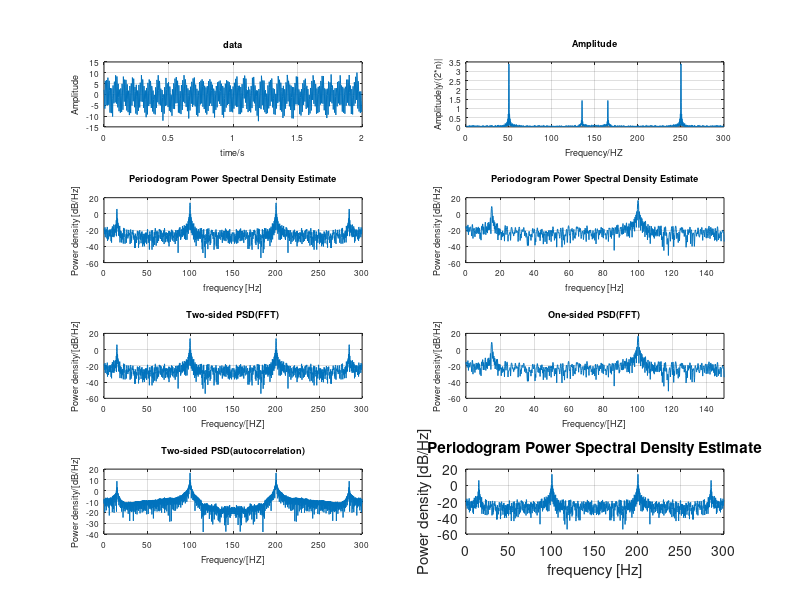

This figure's MATLAB source:
%%% 功率谱能量谱
clf
clear
%if strfind(version,'R')==[]
%  pkg load signal % 在Octave中需要先载入signal模块才能使用boxcar
%end
randn('seed',1)
S = @(t) 3*sin(2*pi*15*t-pi/5) ...
    + 7*cos(2*pi*100*t-pi/4)+randn(size(t)); % 信号函数
fs = 300;  % 采样频率
n = 600;   % 采样点数
t = (0:n-1)/fs;    % 样本数据的时间范围
x = S(t);         % 样本数据
nfft=2048;
df = fs/nfft;     % 频率增量
x_fft = fft(x,nfft);
fx = (0:nfft-1)*df;

figure(1)
% 绘制信号及FFT结果
subplot(421)
plot(t,x,'linewidth',0.5)
title('data')
xlabel('time/s');
ylabel('Amplitude');
set(gca,'fontsize',6)
grid
subplot(422);
plot(fx,abs(fftshift(x_fft))/n);
title('Amplitude')
xlabel('Frequency/HZ');
ylabel('Amplitude|y/(2*n)|');
set(gca,'fontsize',6)
grid

%#########################
% 使用周期图函数计算功率谱
subplot(423)
window = boxcar(length(x));  %矩形窗
% 双边
periodogram(x,window,nfft,fs,'twosided'); % 'onesided' | 'twosided' 
set(gca,'fontsize',6)
subplot(424)
% 单边
periodogram(x,window,nfft,fs); % 默认是单边谱
set(gca,'fontsize',6)
xlim([0,max(fx/2)])

%#########################
% 使用fft结果计算
% 为了与periodogram函数的输出结果相同，使用w/hz,
% 取10倍的对数后即为dB/Hz
psd_fft = abs(x_fft).^2/(n*fs); % 以w/Hz表示
% psd_fft = abs(x_fft).^2/(n); % 以w表示
% abs(x_fft).^2 == x_fft.*conj(x_fft)

subplot(425)
plot(fx,10*log10(psd_fft))
title('Two-sided PSD(FFT)')
xlabel('Frequency/[HZ]');
ylabel('Power density/[dB/Hz]');
set(gca,'fontsize',6)
grid
subplot(426)
psd_fft_one = psd_fft(1:nfft/2+1);
% 为了保持总功率不变，将同时在两组（正频率和负频率）中出现的所有频率乘以因子 2。
psd_fft_one(2:end-1) = 2*psd_fft_one(2:end-1);
plot(fx(1:nfft/2+1),10*log10(psd_fft_one));
title('One-sided PSD(FFT)')
xlabel('Frequency/[HZ]');
ylabel('Power density/[dB/Hz]');
xlim([0,max(fx/2)])
set(gca,'fontsize',6)
grid

%%#########################
%% 自相关法
%subplot(427)
%cx = xcorr(x,'unbiased');
%cx_fft = fft(cx,nfft);
%cx_psd = abs(cx_fft)/fs;
%plot(10*log10(cx_psd))
%title('Two-sided PSD(autocorrelation)')
%xlabel('Frequency/[HZ]');
%ylabel('Power density/[dB/Hz]');
%set(gca,'fontsize',6)
%grid
%subplot(428)
%cx_psd_one = cx_psd(1:nfft/2+1);
%cx_psd_one(2:end-1) = 2*cx_psd_one(2:end-1);
%plot(fx(1:nfft/2+1),10*log10(cx_psd_one))
%title('One-sided PSD(autocorrelation)')
%xlabel('Frequency/[HZ]');
%ylabel('Power density/[dB/Hz]');
%xlim([0,max(fx/2)])
%set(gca,'fontsize',6)
%grid

%#########################
% 自相关法
% 双边功率谱
subplot(427)
cx = xcorr(x,'unbiased');
cx_nfft = 2^nextpow2(length(cx)); % 使FFT点数为2的幂次
cx_fft = fft(cx,cx_nfft);
% FFT 点数做了改边，频率关系也需要重新调整
cx_df = fs/cx_nfft;
cx_fx = (0:cx_nfft-1)*cx_df;
cx_psd = abs(cx_fft)/fs;
plot(cx_fx,10*log10(cx_psd))
title('Two-sided PSD(autocorrelation)')
xlabel('Frequency/[HZ]');
ylabel('Power density/[dB/Hz]');
set(gca,'fontsize',6)
grid
% 单边功率谱
subplot(428)
cx_psd_one = cx_psd(1:cx_nfft/2+1);
cx_psd_one(2:end-1) = 2*cx_psd_one(2:end-1);
plot(cx_fx(1:cx_nfft/2+1),10*log10(cx_psd_one))
title('One-sided PSD(autocorrelation)')
xlabel('Frequency/[HZ]');
ylabel('Power density/[dB/Hz]');
set(gca,'fontsize',6);
xlim([0,max(cx_fx/2)]);
grid

% 计算差异
psd_cx = abs(fft(cx,nfft)/fs);
% 周期图与fft差异
fft_pd = max(psd_fft'-periodogram(x,window,nfft,fs,'twosided'))
% fft与自相关差异
fft_cx = max(psd_fft-psd_cx)
%自相关与周期图差异
cx_pd = max(psd_cx'-periodogram(x,window,nfft,fs,'twosided'))
periodogram(x,window,cx_nfft,fs,'twosided')